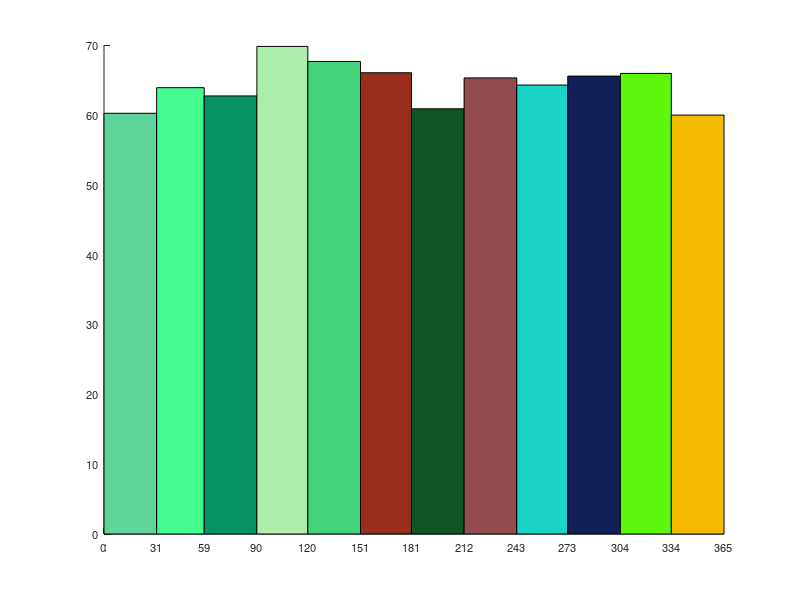

This figure's MATLAB source:

X = [1, 2, 3, 4, 5, 6, 7, 8, 9, 10, 11, 12];
Y = [1867, 1789, 1944, 2094, 2097, 1981, 1887, 2024, 1928, 2032, 1978, 1859];

edges = [0, 31, 59, 90, 120, 151, 181, 212, 243, 273, 304, 334, 365];
vals = [1867/31, 1789/28, 1944/31, 2094/30, 2097/31, 1981/30, 1887/31, 2024/31, 1928/30, 2032/31, 1978/30, 1859/31];



V1 = [vals' diff(edges')];
V1L = [0; cumsum(V1(:,2))];                                          
figure
AxH = axes('NextPlot','add');
for k1 = 1:size(V1,1)
    patch([0 1 1 0]*V1(k1,2)+V1L(k1),[0 0 1 1]*V1(k1,1), rand(1,3), 'LineWidth',0.1)
end
hold off
axis([min(edges)  max(edges)    0  max(ylim)])
set(gca, 'XTick',V1L, 'FontSize',8)